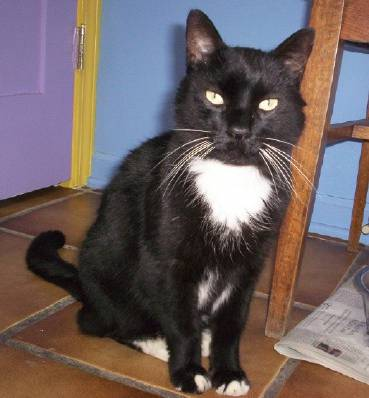
#> input picture dataset/cat/cats_00861.jpg, 369 x 398 px; its folder holds only this picture in this run
$ python 07_filtro_sobel.py   (older library calls are emulated)
#> lines starting #> are read from the running program, lines starting #| are printed output that depends on the picture
"""FILTRO SOBEL
Detecta bordes calculando la primera derivada en dirección X e Y.
Permite detectar bordes horizontales, verticales o ambos.
"""
import cv2
import numpy as np
import matplotlib.pyplot as plt
import os
import random

# ── Ruta dinámica a imagen RANDOM del dataset ───────────
BASE_DIR = os.path.dirname(os.path.dirname(os.path.abspath(__file__)))
FOLDER   = os.path.join(BASE_DIR, "dataset", "cat")
IMG_PATH = os.path.join(FOLDER, random.choice(os.listdir(FOLDER)))

img = cv2.imread(IMG_PATH)
#> img is the input picture: shape (398, 369, 3); mean B, G, R 96.2, 95.8, 109
if img is None:
    raise FileNotFoundError(f"No se encontró la imagen en: {IMG_PATH}")

print(f"Imagen cargada: {IMG_PATH}")

# Convertir a grises
img_gray = cv2.cvtColor(img, cv2.COLOR_BGR2GRAY)
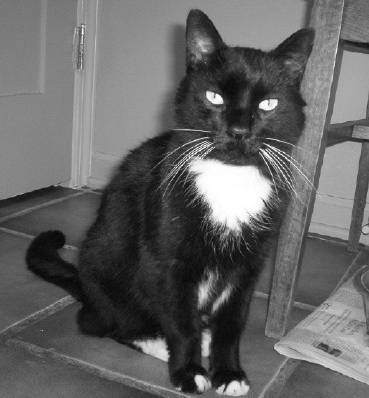
#> img_gray: shape (398, 369); min 3, max 255, mean 99.8

# Suavizar antes para reducir ruido
img_suave = cv2.GaussianBlur(img_gray, (3, 3), 0)

# Aplicar Sobel en X (bordes verticales)
# cv2.Sobel(imagen, ddepth, dx, dy, ksize)
sobel_x = cv2.Sobel(img_suave, cv2.CV_64F, 1, 0, ksize=3)
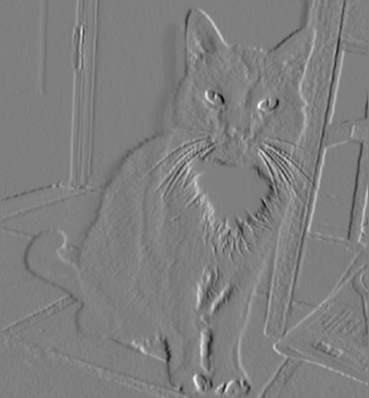
#> sobel_x: shape (398, 369) float64; min -530, max 531, mean 0.3; drawn with min black and max white
sobel_x = np.uint8(np.absolute(sobel_x))
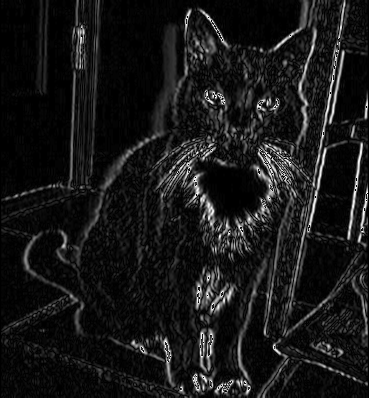
#> sobel_x: shape (398, 369); min 0, max 255, mean 24

# Aplicar Sobel en Y (bordes horizontales)
sobel_y = cv2.Sobel(img_suave, cv2.CV_64F, 0, 1, ksize=3)
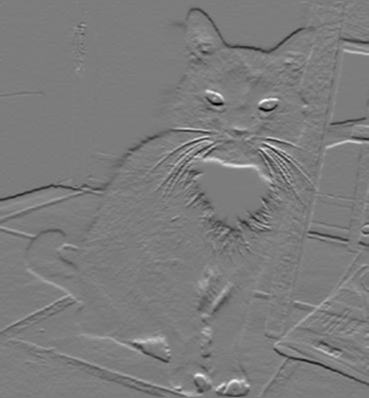
#> sobel_y: shape (398, 369) float64; min -507, max 530, mean -0.7; drawn with min black and max white
sobel_y = np.uint8(np.absolute(sobel_y))
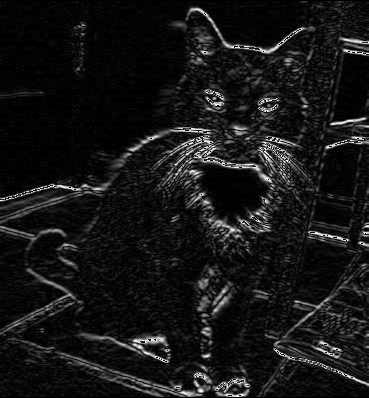
#> sobel_y: shape (398, 369); min 0, max 255, mean 22

# Combinar X e Y (magnitud total de bordes)
sobel_xy = cv2.addWeighted(sobel_x, 0.5, sobel_y, 0.5, 0)
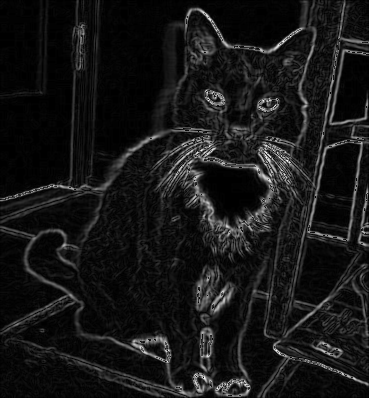
#> sobel_xy: shape (398, 369); min 0, max 253, mean 23

# Mostrar resultados
fig, axes = plt.subplots(2, 2, figsize=(12, 8))

axes[0, 0].imshow(img_gray, cmap='gray')
axes[0, 0].set_title('Original')
axes[0, 0].axis('off')

axes[0, 1].imshow(sobel_x, cmap='gray')
axes[0, 1].set_title('Sobel X (bordes verticales)')
axes[0, 1].axis('off')

axes[1, 0].imshow(sobel_y, cmap='gray')
axes[1, 0].set_title('Sobel Y (bordes horizontales)')
axes[1, 0].axis('off')

axes[1, 1].imshow(sobel_xy, cmap='gray')
axes[1, 1].set_title('Sobel XY (combinado)')
axes[1, 1].axis('off')

plt.suptitle('Filtro Sobel', fontsize=14, fontweight='bold')
plt.tight_layout()
plt.show()

print("Filtro Sobel aplicado exitosamente")

$ run again, on dataset/cat/cats_00865.jpg
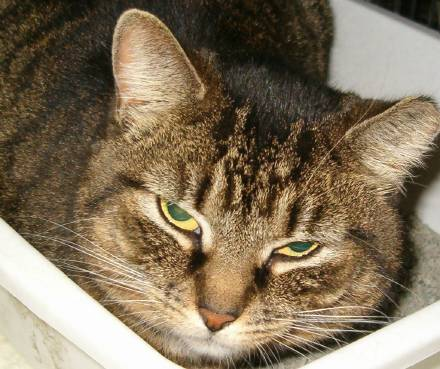
#> input picture dataset/cat/cats_00865.jpg, 440 x 369 px
#> img is the input picture: shape (369, 440, 3); mean B, G, R 93.1, 116.3, 131.6
#> `sobel_y = cv2.Sobel(img_suave, cv2.CV_64F, 0, 1, ksize=3)`:
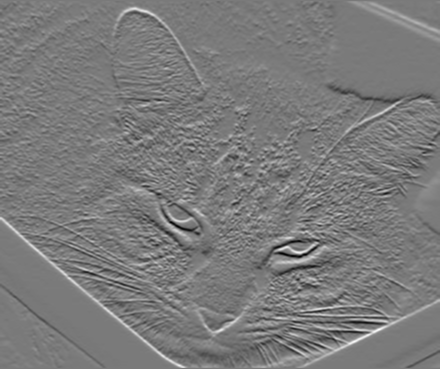
#> sobel_y: shape (369, 440) float64; min -488, max 529, mean 3.4; drawn with min black and max white
#> `sobel_xy = cv2.addWeighted(sobel_x, 0.5, sobel_y, 0.5, 0)`:
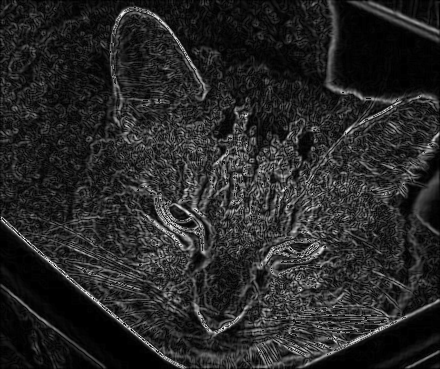
#> sobel_xy: shape (369, 440); min 0, max 250, mean 39.6

$ run again, on dataset/cat/cats_00866.jpg
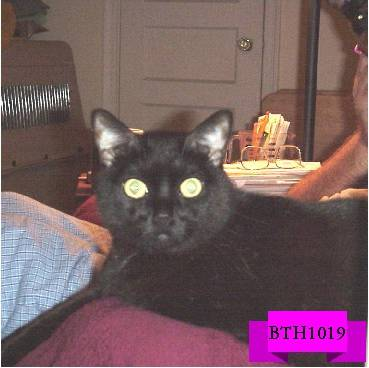
#> input picture dataset/cat/cats_00866.jpg, 369 x 368 px
#> img is the input picture: shape (368, 369, 3); mean B, G, R 97.4, 92, 119.5
#> `sobel_y = cv2.Sobel(img_suave, cv2.CV_64F, 0, 1, ksize=3)`:
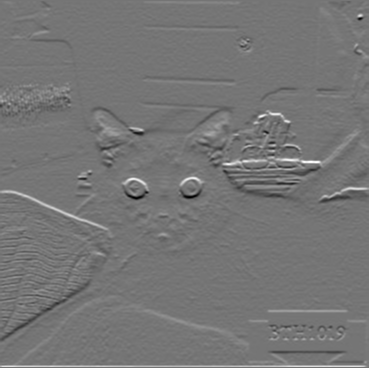
#> sobel_y: shape (368, 369) float64; min -454, max 530, mean 1.2; drawn with min black and max white
#> `sobel_xy = cv2.addWeighted(sobel_x, 0.5, sobel_y, 0.5, 0)`:
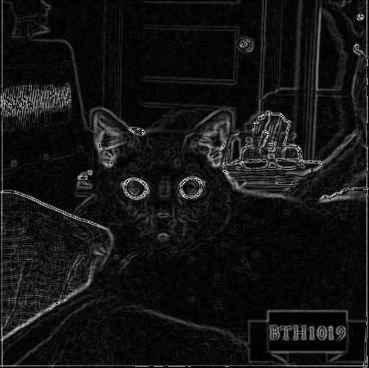
#> sobel_xy: shape (368, 369); min 0, max 250, mean 20.1

$ run again, on dataset/cat/cats_00867.jpg
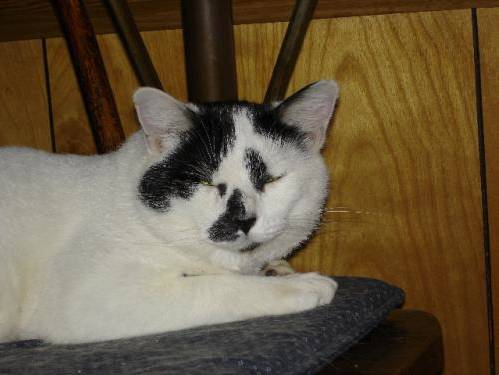
#> input picture dataset/cat/cats_00867.jpg, 499 x 375 px
#> img is the input picture: shape (375, 499, 3); mean B, G, R 64.6, 88.7, 104.3
#> `sobel_y = cv2.Sobel(img_suave, cv2.CV_64F, 0, 1, ksize=3)`:
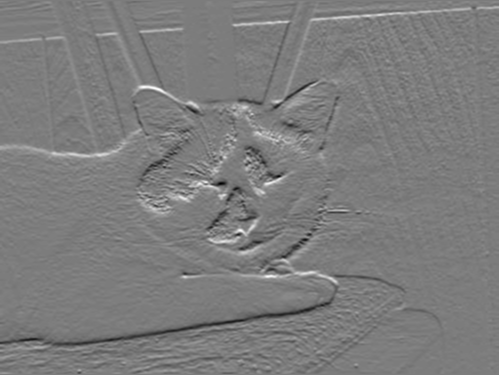
#> sobel_y: shape (375, 499) float64; min -315, max 328, mean 0.2; drawn with min black and max white
#> `sobel_xy = cv2.addWeighted(sobel_x, 0.5, sobel_y, 0.5, 0)`:
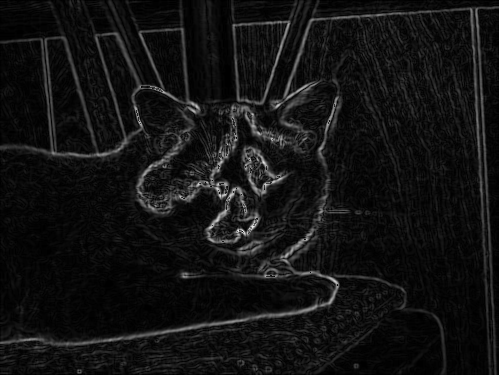
#> sobel_xy: shape (375, 499); min 0, max 236, mean 18.5
